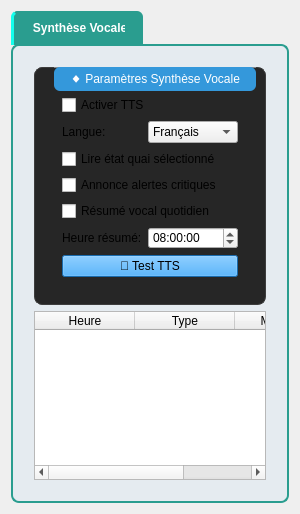
                 <widget class="QWidget" name="tabParametres">
                  <attribute name="title">
                   <string> Paramètres</string>
                  </attribute>
                  <layout class="QVBoxLayout" name="paramsLayout">
                   <item>
                    <widget class="QTabWidget" name="paramsTabs">
                     <property name="styleSheet">
                      <string notr="true">QTabWidget::pane { border: 2px solid #2a9d8f; background-color: #e5ebf0; border-radius: 8px; margin-top: -1px; padding: 12px; }
QTabBar::tab { background-color: #456b77; color: #ffffff; padding: 10px 18px; margin-right: 2px; border-top-left-radius: 6px; border-top-right-radius: 6px; font-weight: 600; font-size: 12px; border-left: 3px solid transparent; }
QTabBar::tab:selected { background-color: #2a9d8f; border-left: 3px solid #14ffec; }
QTabBar::tab:hover:!selected { background-color: #3e7a9e; }</string>
                     </property>
                     <widget class="QWidget" name="tabSyntheseVocale">
                      <attribute name="title">
                       <string> Synthèse Vocale</string>
                      </attribute>
                      <layout class="QVBoxLayout" name="ttsInnerLayout">
                       <item>
                        <widget class="QGroupBox" name="groupBoxTTSSettings">
                         <property name="styleSheet">
                          <string notr="true">QGroupBox {
    background-color: #262626;
    color: #ffffff;
    padding: 18px;
    border-radius: 8px;
    border: 1px solid #3d3d3d;
}
QGroupBox::title {
    subcontrol-origin: margin;
    left: 20px;
    padding: 5px 14px;
    color: #ffffff;
    background-color: #3498db;
    border-radius: 6px;
    font-weight: bold;
    font-size: 13px;
}</string>
                         </property>
                         <property name="title">
                          <string>◆ Paramètres Synthèse Vocale</string>
                         </property>
                         <layout class="QFormLayout" name="ttsFormLayout">
                          <item row="0" column="0" colspan="2">
                           <widget class="QCheckBox" name="checkBoxEnableTTS">
                            <property name="text">
                             <string>Activer TTS</string>
                            </property>
                           </widget>
                          </item>
                          <item row="1" column="0">
                           <widget class="QLabel" name="labelLanguage">
                            <property name="text">
                             <string>Langue:</string>
                            </property>
                           </widget>
                          </item>
                          <item row="1" column="1">
                           <widget class="QComboBox" name="comboBoxLanguage">
                            <item>
                             <property name="text">
                              <string>Français</string>
                             </property>
                            </item>
                            <item>
                             <property name="text">
                              <string>Arabe</string>
                             </property>
                            </item>
                            <item>
                             <property name="text">
                              <string>Anglais</string>
                             </property>
                            </item>
                           </widget>
                          </item>
                          <item row="2" column="0" colspan="2">
                           <widget class="QCheckBox" name="checkBoxReadSelected">
                            <property name="text">
                             <string>Lire état quai sélectionné</string>
                            </property>
                           </widget>
                          </item>
                          <item row="3" column="0" colspan="2">
                           <widget class="QCheckBox" name="checkBoxCriticalAlerts">
                            <property name="text">
                             <string>Annonce alertes critiques</string>
                            </property>
                           </widget>
                          </item>
                          <item row="4" column="0" colspan="2">
                           <widget class="QCheckBox" name="checkBoxDailySummary">
                            <property name="text">
                             <string>Résumé vocal quotidien</string>
                            </property>
                           </widget>
                          </item>
                          <item row="5" column="0">
                           <widget class="QLabel" name="labelSummaryTime">
                            <property name="text">
                             <string>Heure résumé:</string>
                            </property>
                           </widget>
                          </item>
                          <item row="5" column="1">
                           <widget class="QTimeEdit" name="timeEditSummary">
                            <property name="time">
                             <time>
                              <hour>8</hour>
                              <minute>0</minute>
                              <second>0</second>
                             </time>
                            </property>
                           </widget>
                          </item>
                          <item row="6" column="0" colspan="2">
                           <widget class="QPushButton" name="btnTestTTS">
                            <property name="styleSheet">
                             <string notr="true">background-color: #2196F3;</string>
                            </property>
                            <property name="text">
                             <string>🎤 Test TTS</string>
                            </property>
                           </widget>
                          </item>
                         </layout>
                        </widget>
                       </item>
                       <item>
                        <widget class="QTableWidget" name="tableTTSLog">
                         <property name="alternatingRowColors">
                          <bool>true</bool>
                         </property>
                         <column>
                          <property name="text">
                           <string>Heure</string>
                          </property>
                         </column>
                         <column>
                          <property name="text">
                           <string>Type</string>
                          </property>
                         </column>
                         <column>
                          <property name="text">
                           <string>Message</string>
                          </property>
                         </column>
                        </widget>
                       </item>
                      </layout>
                     </widget>
                    </widget>
                   </item>
                  </layout>
                 </widget>
